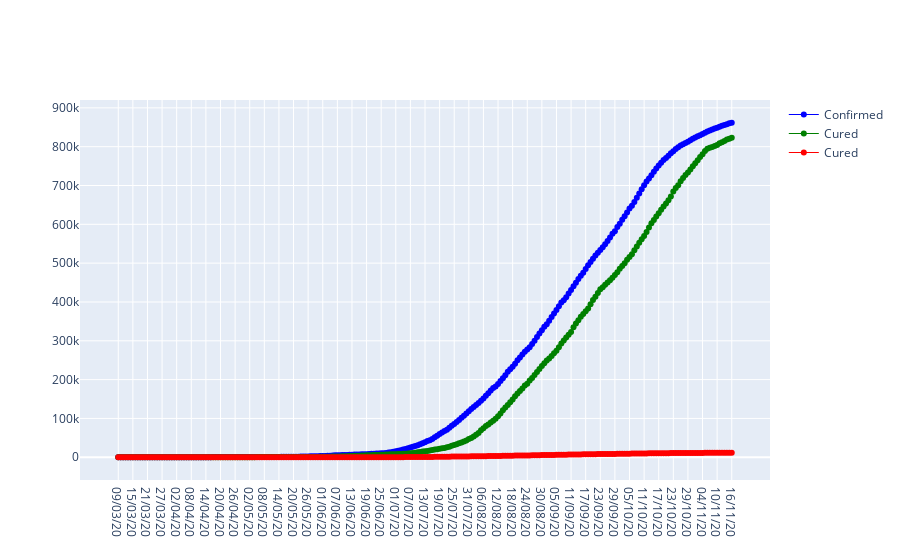

The notebook cell saved with this chart:
### Code cell
fig=go.Figure()
fig.add_trace(go.Scatter(x=k['Date'],y=k['Confirmed'],
                        name="Confirmed",mode="lines+markers",line=dict(color='blue',width=1)))
fig.add_trace(go.Scatter(x=k['Date'],y=k['Cured'],name='Cured',mode="lines+markers",
                        line=dict(color='green',width=1)))
fig.add_trace(go.Scatter(x=k['Date'],y=k['Deaths'],name='Cured',mode="lines+markers",
                        line=dict(color='red',width=1)))
fig.show()

### Figure 1 — Plotly figure (JSON) as saved in the notebook; plotly's stock layout.template omitted (floating-point values rounded to 4 significant figures; data arrays with more than 128 entries replaced by an {"elided": "..."} marker saying what was removed)
{"data": [{"line": {"color": "blue", "width": 1}, "mode": "lines+markers", "name": "Confirmed", "type": "scatter", "x": {"elided": "253 str values"}, "y": {"elided": "253 int values"}}, {"line": {"color": "green", "width": 1}, "mode": "lines+markers", "name": "Cured", "type": "scatter", "x": {"elided": "253 str values"}, "y": {"elided": "253 int values"}}, {"line": {"color": "red", "width": 1}, "mode": "lines+markers", "name": "Cured", "type": "scatter", "x": {"elided": "253 str values"}, "y": {"elided": "253 int values"}}], "layout": {}}
